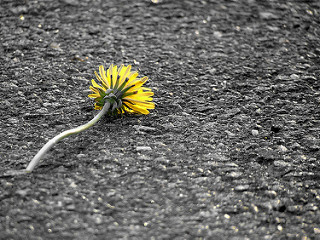
#> input picture test1.jpg, 320 x 240 px
$ python RGB_Sliders.py test1.jpg
#> lines starting #> are read from the running program, lines starting #| are printed output that depends on the picture; after the words box and inside, x2 and y2 are one past the last pixel; in counts of white or black regions, pixels touching at a corner belong together
# import the necessary packages
import numpy as np
import cv2
import sys

image = cv2.imread(sys.argv[1])
#> image is the input picture: shape (240, 320, 3); mean B, G, R 100.8, 104.6, 105
image = cv2.resize(image, (700, 600))
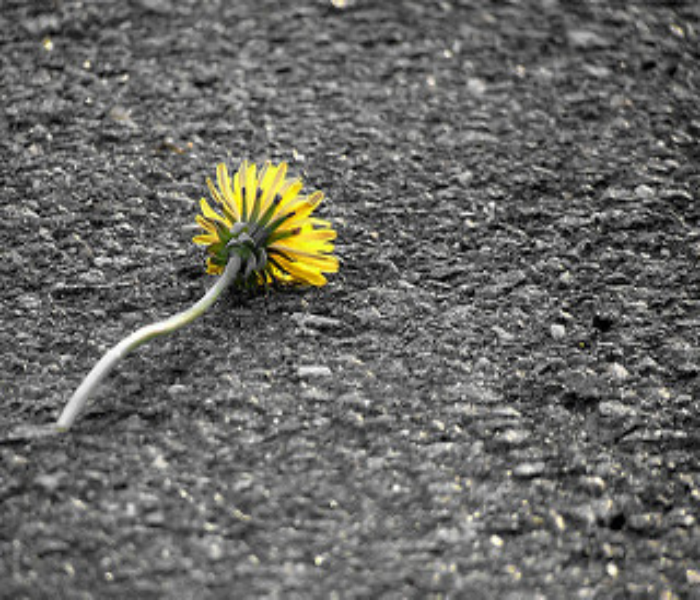
#> image: shape (600, 700, 3); mean B, G, R 100.7, 104.5, 104.9

def nothing(*arg):
    pass


def onMouse(event, x, y, flags, param):
    # grab references to the global variables

    if event == cv2.EVENT_MOUSEMOVE:
        refPt = [(x, y)]
        (blue, green, red) = event[refPt[0]]
        #cv2.setTrackbarPos('mouseOver - red', 'RGB', red)
        #cv2.setTrackbarPos('mouseOver - green', 'RGB', green)
        #cv2.setTrackbarPos('mouseOver - blue', 'RGB', blue)


def setBlue():
    cv2.setTrackbarPos('lower - red', 'RGB', 86)
    cv2.setTrackbarPos('lower - green', 'RGB', 31)
    cv2.setTrackbarPos('lower - blue', 'RGB', 4)
    cv2.setTrackbarPos('upper - red', 'RGB', 246)
    cv2.setTrackbarPos('upper - green', 'RGB', 96)
    cv2.setTrackbarPos('upper - blue', 'RGB', 57)


cv2.namedWindow('RGB')
#cv2.setMouseCallback('RGB', onMouse)
cv2.createTrackbar('lower - red', 'RGB', 0, 255, nothing)
cv2.createTrackbar('lower - green', 'RGB', 0, 255, nothing)
cv2.createTrackbar('lower - blue', 'RGB', 0, 255, nothing)

cv2.createTrackbar('upper - red', 'RGB', 1, 255, nothing)
cv2.createTrackbar('upper - green', 'RGB', 1, 255, nothing)
cv2.createTrackbar('upper - blue', 'RGB', 1, 255, nothing)

#cv2.createTrackbar('mouseOver - red', 'RGB', 0, 255, nothing)
#cv2.createTrackbar('mouseOver - green', 'RGB', 0, 255, nothing)
#cv2.createTrackbar('mouseOver - blue', 'RGB', 0, 255, nothing)

setBlue()
while True:
	# Capture frame-by-frame
	#ret, image = cap.read()

	thrs1 = cv2.getTrackbarPos('lower - red', 'RGB')
	thrs2 = cv2.getTrackbarPos('lower - green', 'RGB')
	thrs3 = cv2.getTrackbarPos('lower - blue', 'RGB')
	thrs4 = cv2.getTrackbarPos('upper - red', 'RGB')
	thrs5 = cv2.getTrackbarPos('upper - green', 'RGB')
	thrs6 = cv2.getTrackbarPos('upper - blue', 'RGB')
	#thrs7 = cv2.getTrackbarPos('mouseOver - red', 'RGB')
	#thrs8 = cv2.getTrackbarPos('mouseOver - green', 'RGB')
	#thrs9 = cv2.getTrackbarPos('mouseOver - blue', 'RGB')

	if (thrs1 > thrs4):
		cv2.setTrackbarPos('lower - red', 'RGB', thrs4 - 1)
	if (thrs2 > thrs5):
		cv2.setTrackbarPos('lower - green', 'RGB', thrs5 - 1)
	if (thrs3 > thrs6):
		cv2.setTrackbarPos('lower - blue', 'RGB', thrs6 - 1)

	# define the list of boundaries
	boundaries = [
		([thrs3, thrs2, thrs1], [thrs6, thrs5, thrs4])
	]

	# loop over the boundaries
	for (lower, upper) in boundaries:
		# create NumPy arrays from the boundaries
		lower = np.array(lower, dtype="uint8")
		upper = np.array(upper, dtype="uint8")

		# find the colors within the specified boundaries and apply
		# the mask
		mask = cv2.inRange(image, lower, upper)
		output = cv2.bitwise_and(image, image, mask=mask)

		imageOut = np.hstack([image, output])
#> this loop made 1 pass
#> pass 1, `mask = cv2.inRange(image, lower, upper)`:
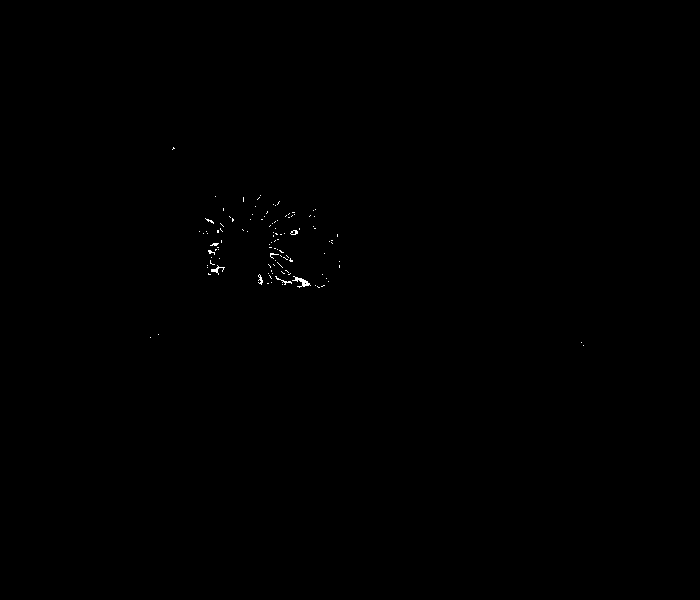
#> mask: shape (600, 700); 0.12% white in thin lines or dots, all inside (x1, y1, x2, y2) = (150, 147, 584, 346)
#> pass 1, `imageOut = np.hstack([image, output])`:
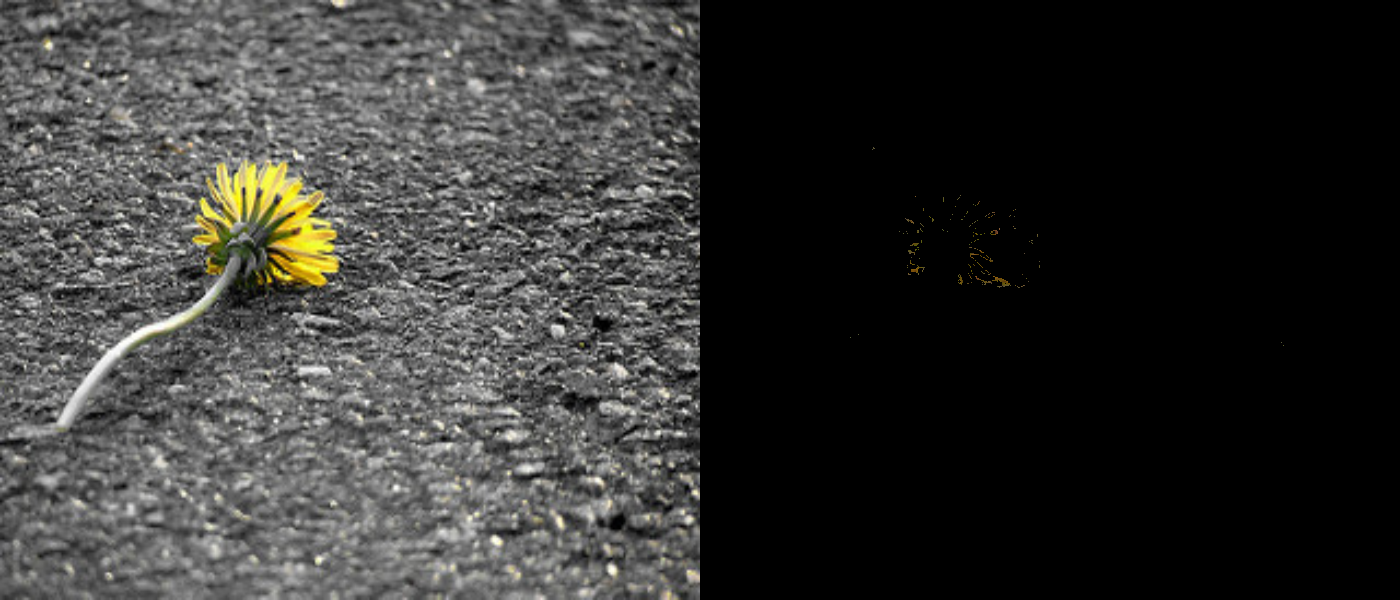
#> imageOut: shape (600, 1400, 3); mean B, G, R 50.4, 52.3, 52.5

	# Display the resulting frame
	cv2.imshow('RGB', imageOut)
	if cv2.waitKey(1) & 0xFF == ord('q'):
#> (key q is pressed here)
		masking = False
		break

# When everything done, release the capture
cv2.destroyAllWindows()
